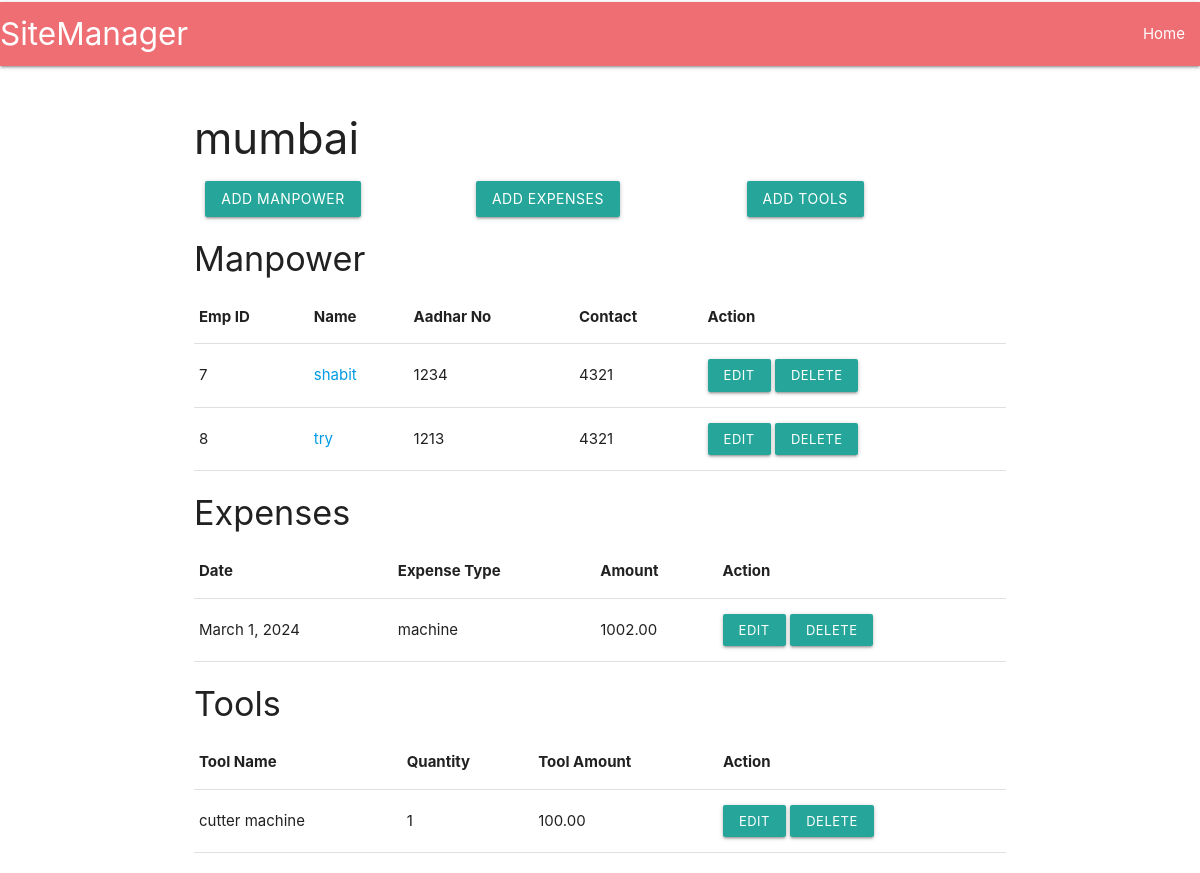
The app's page /ManageSites/2 with its own data.
### sites/models.py (models this page shows)
class Site(models.Model):
    name = models.CharField(max_length=100)
    address = models.CharField(max_length=255)
    quotation_amount = models.DecimalField(max_digits=50, decimal_places=2)

class Manpower(models.Model):
    site = models.ForeignKey(Site, on_delete=models.CASCADE)
    name = models.CharField(max_length=100)
    adhaarno = models.CharField(max_length=20)
    contact = models.CharField(max_length=20)

class Expense(models.Model):
    site = models.ForeignKey(Site, on_delete=models.CASCADE)
    description = models.TextField()
    amount = models.DecimalField(max_digits=100, decimal_places=2)
    date = models.DateField()

class Tool(models.Model):
    site = models.ForeignKey(Site, on_delete=models.CASCADE)
    name = models.CharField(max_length=100)
    quantity = models.IntegerField()
    amount = models.DecimalField(max_digits=100, decimal_places=2)

### sites/views.py (the view)
# urls.py: path('ManageSites/<int:site_id>', views.ManageSites, name='ManageSites'),
def ManageSites(request,site_id):
    siteInfo = get_object_or_404(Site, pk=site_id)
    manpowers = Manpower.objects.all()
    expenses = Expense.objects.all()
    Tools = Tool.objects.all()
    return render(request,'sites/ManageSitePage.html',{'siteInfo':siteInfo,'manpowers':manpowers,'expenses':expenses,'Tools':Tools})

### sites/templates/sites/ManageSitePage.html (shortened to what this page needs)
{% extends 'Navbar.html' %}
{% block content %}
<body>
    <div class="container">
        <h3>{{ siteInfo.name }}</h3>
        <div class="row">
            <div class="col s4">
                <a href="{% url 'AddManpower' siteInfo.id %}" class="btn waves-effect waves-light">Add Manpower</a>
            </div>
            <div class="col s4">
                <a href="{% url 'AddExpenses' siteInfo.id %}" class="btn waves-effect waves-light">Add Expenses</a>
            </div>
            <div class="col s4">
                <a href="{% url 'AddTools' siteInfo.id %}" class="btn waves-effect waves-light">Add Tools</a>
            </div>
        </div>
        <h4>Manpower</h4>
        <table class="highlight">
            <thead>
                <tr>
                    <th>Emp ID</th>
                    <th>Name</th>
                    <th>Aadhar No</th>
                    <th>Contact</th>
                    <th>Action</th>
                </tr>
            </thead>
            <tbody>
                {% for labour in manpowers %}
                {% if siteInfo == labour.site %}
                <tr>
                    <td> {{ labour.id }} </td>
                    <td> <a href="{% url 'LabourDetails' siteInfo.id labour.id %}" > {{ labour.name }} </a></td>
                    <td> {{ labour.adhaarno }} </td>
                    <td> {{ labour.contact }} </td>
                    <td>
                        <a href="#" class="btn-small waves-effect waves-light">Edit</a>
                        <a href="{% url 'delete_dataManage' 'manpower' labour.id siteInfo.id %}" class="btn-small waves-effect waves-light">Delete</a>
                    </td>
                </tr>
                {% endif %}
                {% endfor %}
            </tbody>
        </table>
        <h4>Expenses</h4>
        <table class="highlight">
            <thead>
                <tr>
                    <th>Date</th>
                    <th>Expense Type</th>
                    <th>Amount</th>
                    <th>Action</th>
                </tr>
            </thead>
            <tbody>
                {% for exp in expenses %}
                {% if siteInfo == exp.site %}
                <tr>
                    <td> {{ exp.date }} </td>
                    <td> {{ exp.description }} </td>
                    <td> {{ exp.amount }} </td>
                    <td>
                        <a href="#" class="btn-small waves-effect waves-light">Edit</a>
                        <a href="{% url 'delete_dataManage' 'expense' exp.id siteInfo.id %}" class="btn-small waves-effect waves-light">Delete</a>
                    </td>
                </tr>
                {% endif %}
                {% endfor %}
            </tbody>
        </table>
        <h4>Tools</h4>
        <table class="highlight">
            <thead>
                <tr>
                    <th>Tool Name</th>
                    <th>Quantity</th>
                    <th>Tool Amount</th>
                    <th>Action</th>
                </tr>
            </thead>
            <tbody>
                {% for tool in Tools %}
                {% if siteInfo == tool.site %}
                <tr>
                    <td> {{ tool.name }} </td>
                    <td> {{ tool.quantity }} </td>
                    <td> {{ tool.amount }} </td>
                    <td>
                        <a href="{% url 'EditTools' tool.id siteInfo.id %}" class="btn-small waves-effect waves-light">Edit</a>
                        <a href="{% url 'delete_dataManage' 'tool' tool.id siteInfo.id %}" class="btn-small waves-effect waves-light">Delete</a>
                    </td>
                </tr>
                {% endif %}
                {% endfor %}
            </tbody>
        </table>
    </div>
</body>
{% endblock %}

### sites/templates/sites/Navbar.html (style rules this page uses)
body { padding-top: 2px; }

### records on screen
Site: name "mumbai"
Manpower: id "7", name "shabit", adhaarno "1234", contact "4321"
Manpower: id "8", name "try", adhaarno "1213", contact "4321"
Expense: date "March 1, 2024", description "machine", amount "1002.00"
Tool: name "cutter machine", quantity "1", amount "100.00"
